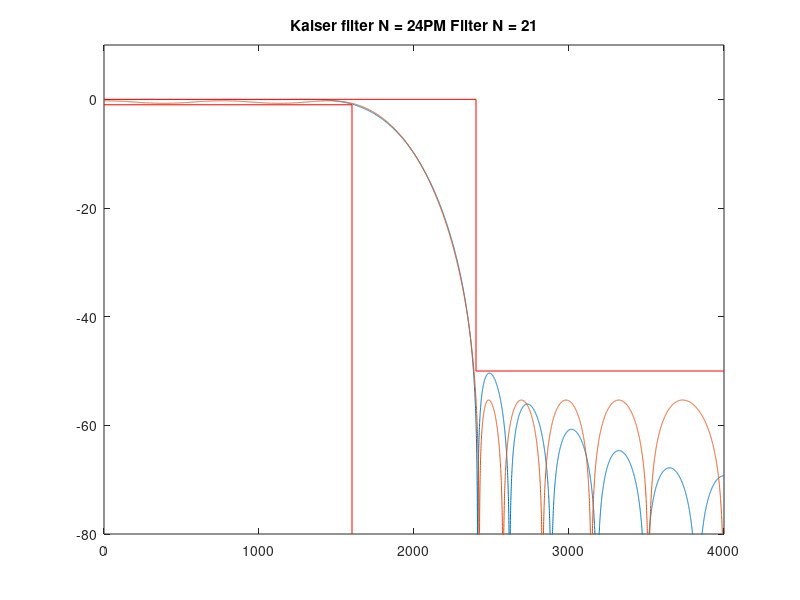

Source code (MATLAB):
clear all;
close all;
clc;

fsamp = 8000;
As = 50; Ap = 1;

fcuts = [1600 2400]; % valores de acordo com o exemplo passado (aula_20_nova_janela.m)
w = fcuts/8000*(2*pi);
wp = w(1)/pi; ws = w(2)/pi;
mags = [1 0];
devs = [1-10^(-Ap/20) 10^(-As/20)];
[n,Wn,beta,ftype] = kaiserord(fcuts,mags,devs,fsamp);
N1 = n;
G1 = 0;
% primeiro ajuste ganho
G2 = -0.03 % ganho erro

% segundo ajuste (largura da transicao)
fcuts2 = [1778 2394];
N2 = ceil(N1 * (fcuts2(2) - fcuts2(1))/(fcuts(2)-fcuts(1))); % regra 3 (inv) p/ ordem

% terceiro ajuste - frequencia de corte
fcuts3 = [1722 2488];
deltaF3 = fcuts-fcuts3;
deltaF3_media = sum(deltaF3)/2;
Wn = Wn + deltaF3_media / (fsamp / 2);

n = N2;
h_fir = fir1(n,Wn,ftype,kaiser(n+1,beta),'noscale');
h_fir = h_fir*10^(G2/20);
[Hw,w] = freqz(h_fir, 1, 10000);
plot(w*fsamp/2/pi,20*log10(abs(Hw)))
ylim([-80 10])
title_txt = ['Kaiser filter N = ' num2str(n)]
title(title_txt)
%fvtool(h_fir,1)
hold on
plot([0,wp,wp]*fsamp/2,[-Ap,-Ap,-80], '-red')
plot([0,ws,ws,1]*fsamp/2,[0,0,-As,-As], '-red')

%% Com algoritmo PM

% novo calculo desvios devido a parte de cima (com PM oscila em cima de 0)
devs = [1-10^(-Ap/2/20) 10^(-As/20)];

% ajuste do ganho na banda de passagem
devs = [1-10^((-Ap/2+0.21)/20) 10^((-As-3.09)/20)];
G0 = -Ap/2;

% calculo da ordem com firpmord
% [n,fo,ao,w] = firpmord(f,a,dev,fs)
[n,f0,a0,w0] = firpmord(fcuts,mags,devs,fsamp);

% calculo algoritmo PM
h_pm = firpm(n,f0,a0,w0);
h_pm = h_pm*10^(G0/20);

clear Hw w
[Hw,w] = freqz(h_pm, 1, 10000);
plot(w*fsamp/2/pi,20*log10(abs(Hw)))
title_txt = [title_txt ['PM Filter N = ' num2str(n)]];
title(title_txt)
